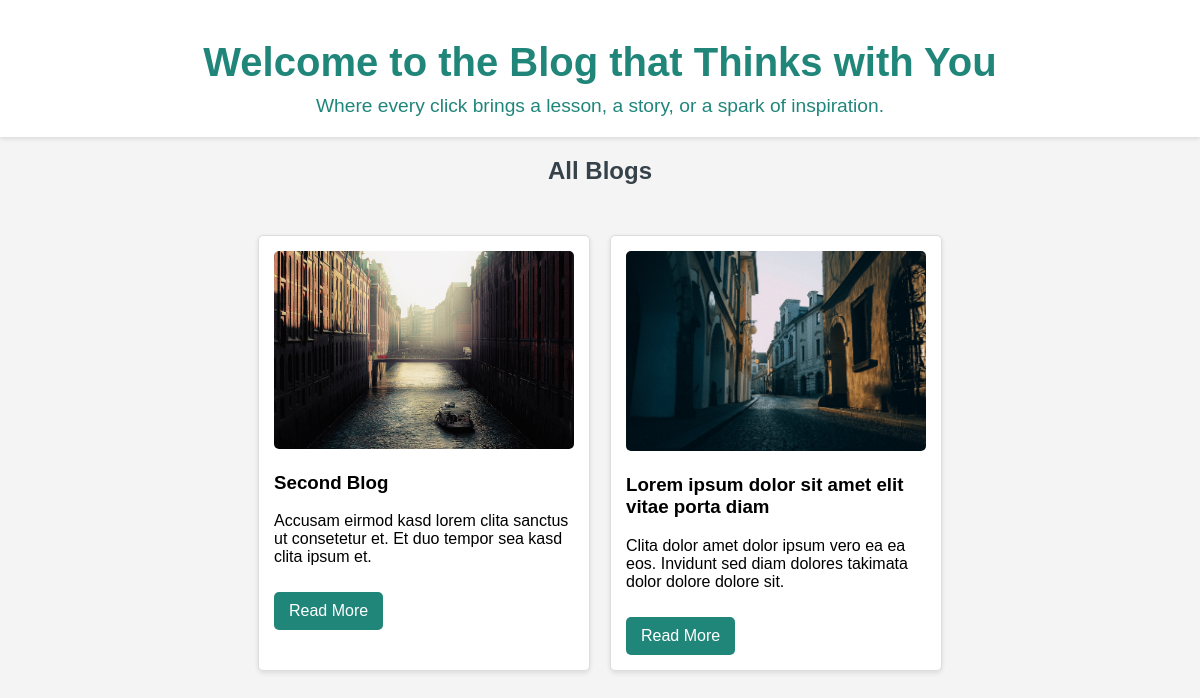
Page /landing/blog.php on the committed database.
### tables this page shows
CREATE TABLE `blogs` (
  `id` int(11) NOT NULL,
  `title` varchar(255) NOT NULL,
  `subTitle` varchar(255) NOT NULL,
  `slug` varchar(255) NOT NULL,
  `featured_image` varchar(255) DEFAULT NULL,
  `short_description` varchar(355) DEFAULT NULL,
  `description` text DEFAULT NULL,
  `category_id` int(11) DEFAULT NULL,
  `created_at` varchar(255) DEFAULT NULL,
  `updated_at` varchar(255) DEFAULT NULL
);

### landing/blog.php (the view, shortened to what this page needs)
<?php
include '../connection.php';
$result = mysqli_query($conn, "SELECT * FROM blogs ORDER BY id DESC");
?>
<!DOCTYPE html>
<html lang="en">
<head>
</head>
<body>
    <header>
        <h1>Welcome to the Blog that Thinks with You</h1>
        <p>Where every click brings a lesson, a story, or a spark of inspiration.</p>
    </header>
    <main>
        <h2>All Blogs</h2>
        <div class="blog-list">
            <?php while ($row = mysqli_fetch_assoc($result)) : ?>
                <div class="blog-item">
                    <?php if (!empty($row['featured_image'])): ?>
                        <img src="../<?php echo htmlspecialchars($row['featured_image']); ?>" class="blog-image" alt="">
                    <?php endif; ?>
                    <h3><?php echo htmlspecialchars($row['title']); ?></h3>
                    <p><?php echo htmlspecialchars($row['short_description']); ?></p>
                    <a href="single_blog.php?slug=<?php echo urlencode($row['slug']); ?>" class="read-more">Read More</a>
                </div>
            <?php endwhile; ?>
        </div>
    </main>
</body>
</html>

### landing/blog.php (style rules this page uses)
body { font-family: Arial, sans-serif; margin: 0; padding: 0; background-color: #f4f4f4; }
header { background: #ffffff; color: #21867a; padding: 40px 0 20px; text-align: center; box-shadow: 0 2px 4px rgba(0,0,0,0.1); }
header h1 { margin: 0; font-size: 2.5em; animation: fadeSlideDown 1s ease-in-out; }
header p { margin: 10px 0 0; font-size: 1.2em; animation: fadeSlideUp 1.2s ease-in-out; }
h2 { color: #35424a; text-align: center; margin: 20px 0; }
.blog-list { display: flex; flex-wrap: wrap; justify-content: center; padding: 20px; }
.blog-item { background: #ffffff; border: 1px solid #dddddd; border-radius: 5px; margin: 10px; padding: 15px; width: 300px; box-shadow: 0 2px 5px rgba(0, 0, 0, 0.1); transition: transform 0.2s; }
.blog-image { width: 100%; height: auto; border-radius: 5px; }
.read-more { display: inline-block; margin-top: 10px; padding: 10px 15px; background: #21867a; color: #ffffff; text-decoration: none; border-radius: 5px; }

### rows in the picture
blogs: featured_image (picture), title "Second Blog", short_description "Accusam eirmod kasd lorem clita sanctus ut consetetur et. Et duo tempor sea kasd clita ipsum et."
blogs: featured_image (picture), title "Lorem ipsum dolor sit amet elit vitae porta diam", short_description "Clita dolor amet dolor ipsum vero ea ea eos. Invidunt sed diam dolores takimata dolor dolore dolore sit."
